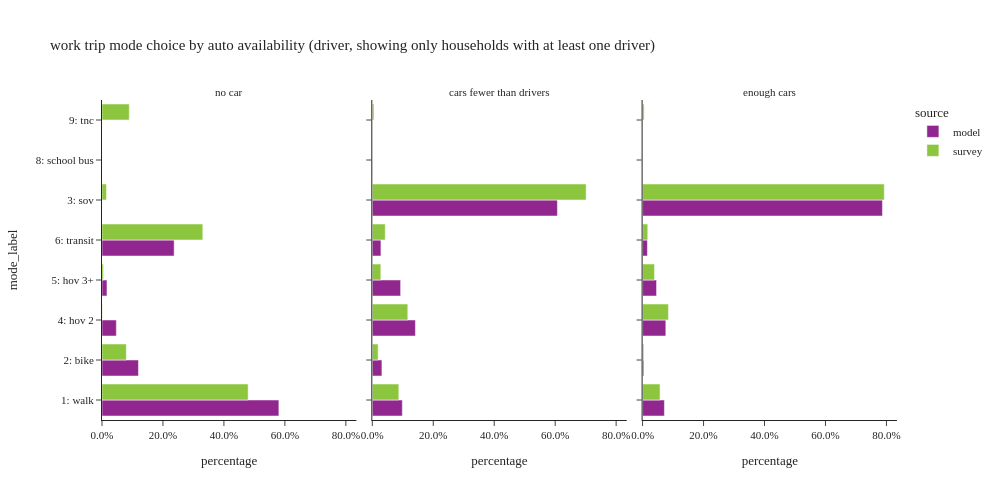

The notebook cell saved with this chart:
### Code cell
plot_mode_choice(wk_trip.loc[wk_trip['auto_available_driver']!="no dirver"],"auto_available_driver",
                 {"auto_available_driver":["no car", "cars fewer than drivers","enough cars"],
                  "tmodetp_label":["1: walk","2: bike","3: sov","4: hov 2","5: hov 3+","6: transit",
                                   "8: school bus","9: otherâ€“survey only"]},
                 "auto availability (driver, showing only households with at least one driver)",3,500,1000)

### Figure 1 — Plotly figure (JSON) as saved in the notebook; plotly's stock layout.template omitted (floating-point values rounded to 4 significant figures)
{"data": [{"alignmentgroup": "True", "customdata": [[28875], [5952], [2339], [813], [11779]], "hovertemplate": "source=model<br>auto_available_driver=no car<br>percentage=%{x}<br>mode_label=%{y}<br>sample count=%{customdata[0]}<extra></extra>", "legendgroup": "model", "marker": {"color": "#91268F", "pattern": {"shape": ""}}, "name": "model", "offsetgroup": "model", "orientation": "h", "showlegend": true, "textposition": "auto", "type": "bar", "x": [0.5803, 0.1196, 0.04701, 0.01634, 0.2367], "xaxis": "x", "y": ["1: walk", "2: bike", "4: hov 2", "5: hov 3+", "6: transit"], "yaxis": "y"}, {"alignmentgroup": "True", "customdata": [[59763], [19133], [368474], [85784], [56352], [17183], [34]], "hovertemplate": "source=model<br>auto_available_driver=cars fewer than drivers<br>percentage=%{x}<br>mode_label=%{y}<br>sample count=%{customdata[0]}<extra></extra>", "legendgroup": "model", "marker": {"color": "#91268F", "pattern": {"shape": ""}}, "name": "model", "offsetgroup": "model", "orientation": "h", "showlegend": false, "textposition": "auto", "type": "bar", "x": [0.0985, 0.03153, 0.6073, 0.1414, 0.09288, 0.02832, 5.604e-05], "xaxis": "x2", "y": ["1: walk", "2: bike", "3: sov", "4: hov 2", "5: hov 3+", "6: transit", "8: school bus"], "yaxis": "y2"}, {"alignmentgroup": "True", "customdata": [[110505], [5990], [1215528], [117667], [70678], [24379], [11]], "hovertemplate": "source=model<br>auto_available_driver=enough cars<br>percentage=%{x}<br>mode_label=%{y}<br>sample count=%{customdata[0]}<extra></extra>", "legendgroup": "model", "marker": {"color": "#91268F", "pattern": {"shape": ""}}, "name": "model", "offsetgroup": "model", "orientation": "h", "showlegend": false, "textposition": "auto", "type": "bar", "x": [0.07154, 0.003878, 0.7869, 0.07617, 0.04575, 0.01578, 7.121e-06], "xaxis": "x3", "y": ["1: walk", "2: bike", "3: sov", "4: hov 2", "5: hov 3+", "6: transit", "8: school bus"], "yaxis": "y3"}, {"alignmentgroup": "True", "customdata": [[106], [35], [7], [2], [2], [94], [7]], "hovertemplate": "source=survey<br>auto_available_driver=no car<br>percentage=%{x}<br>mode_label=%{y}<br>sample count=%{customdata[0]}<extra></extra>", "legendgroup": "survey", "marker": {"color": "#8CC63E", "pattern": {"shape": ""}}, "name": "survey", "offsetgroup": "survey", "orientation": "h", "showlegend": true, "textposition": "auto", "type": "bar", "x": [0.4795, 0.07986, 0.01454, 0.001073, 0.004781, 0.3308, 0.0895], "xaxis": "x", "y": ["1: walk", "2: bike", "3: sov", "4: hov 2", "5: hov 3+", "6: transit", "9: tnc"], "yaxis": "y"}, {"alignmentgroup": "True", "customdata": [[97], [56], [345], [61], [18], [81], [3]], "hovertemplate": "source=survey<br>auto_available_driver=cars fewer than drivers<br>percentage=%{x}<br>mode_label=%{y}<br>sample count=%{customdata[0]}<extra></extra>", "legendgroup": "survey", "marker": {"color": "#8CC63E", "pattern": {"shape": ""}}, "name": "survey", "offsetgroup": "survey", "orientation": "h", "showlegend": false, "textposition": "auto", "type": "bar", "x": [0.08701, 0.01907, 0.7016, 0.1165, 0.028, 0.0425, 0.005384], "xaxis": "x2", "y": ["1: walk", "2: bike", "3: sov", "4: hov 2", "5: hov 3+", "6: transit", "9: tnc"], "yaxis": "y2"}, {"alignmentgroup": "True", "customdata": [[146], [32], [1245], [73], [40], [73], [4]], "hovertemplate": "source=survey<br>auto_available_driver=enough cars<br>percentage=%{x}<br>mode_label=%{y}<br>sample count=%{customdata[0]}<extra></extra>", "legendgroup": "survey", "marker": {"color": "#8CC63E", "pattern": {"shape": ""}}, "name": "survey", "offsetgroup": "survey", "orientation": "h", "showlegend": false, "textposition": "auto", "type": "bar", "x": [0.05727, 0.004029, 0.7929, 0.08476, 0.03913, 0.01693, 0.004974], "xaxis": "x3", "y": ["1: walk", "2: bike", "3: sov", "4: hov 2", "5: hov 3+", "6: transit", "9: tnc"], "yaxis": "y3"}], "layout": {"annotations": [{"font": {}, "showarrow": false, "text": "no car", "x": 0.16, "xanchor": "center", "xref": "paper", "y": 1.0, "yanchor": "bottom", "yref": "paper"}, {"font": {}, "showarrow": false, "text": "cars fewer than drivers", "x": 0.5, "xanchor": "center", "xref": "paper", "y": 1.0, "yanchor": "bottom", "yref": "paper"}, {"font": {}, "showarrow": false, "text": "enough cars", "x": 0.84, "xanchor": "center", "xref": "paper", "y": 1.0, "yanchor": "bottom", "yref": "paper"}], "barmode": "group", "height": 500, "legend": {"title": {"text": "source"}, "tracegroupgap": 0}, "title": {"text": "work trip mode choice by auto availability (driver, showing only households with at least one driver)"}, "width": 1000, "xaxis": {"anchor": "y", "domain": [0.0, 0.32], "tickformat": ".1%", "title": {"text": "percentage"}}, "xaxis2": {"anchor": "y2", "domain": [0.34, 0.66], "matches": "x", "tickformat": ".1%", "title": {"text": "percentage"}}, "xaxis3": {"anchor": "y3", "domain": [0.68, 1.0], "matches": "x", "tickformat": ".1%", "title": {"text": "percentage"}}, "yaxis": {"anchor": "x", "domain": [0.0, 1.0], "title": {"text": "mode_label"}}, "yaxis2": {"anchor": "x2", "domain": [0.0, 1.0], "matches": "y", "showticklabels": false}, "yaxis3": {"anchor": "x3", "domain": [0.0, 1.0], "matches": "y", "showticklabels": false}}}
